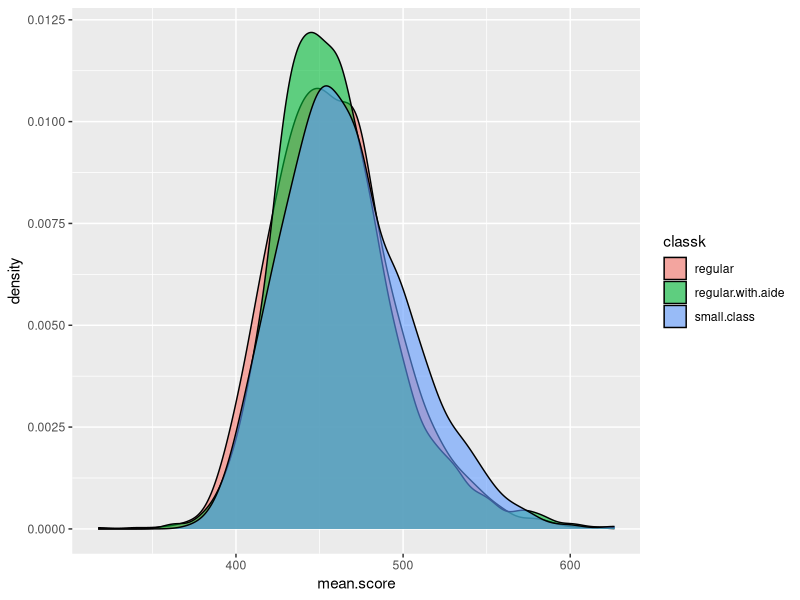
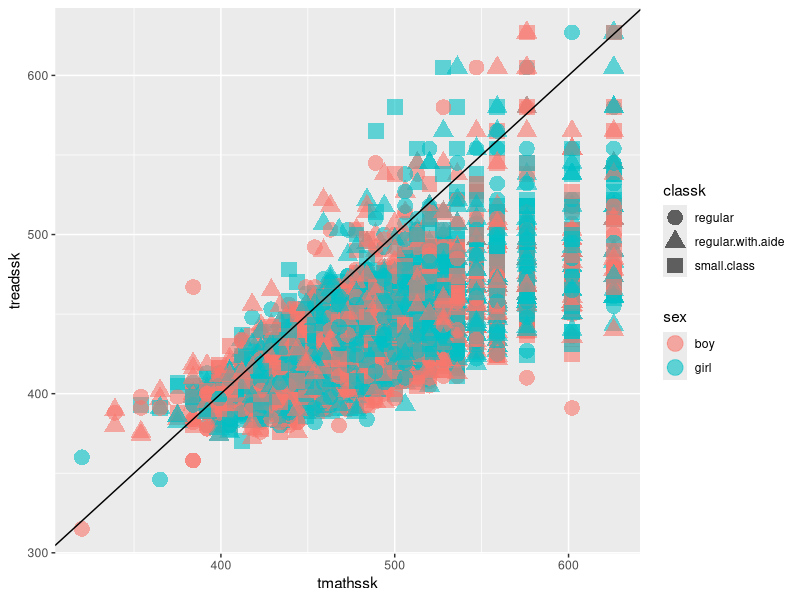
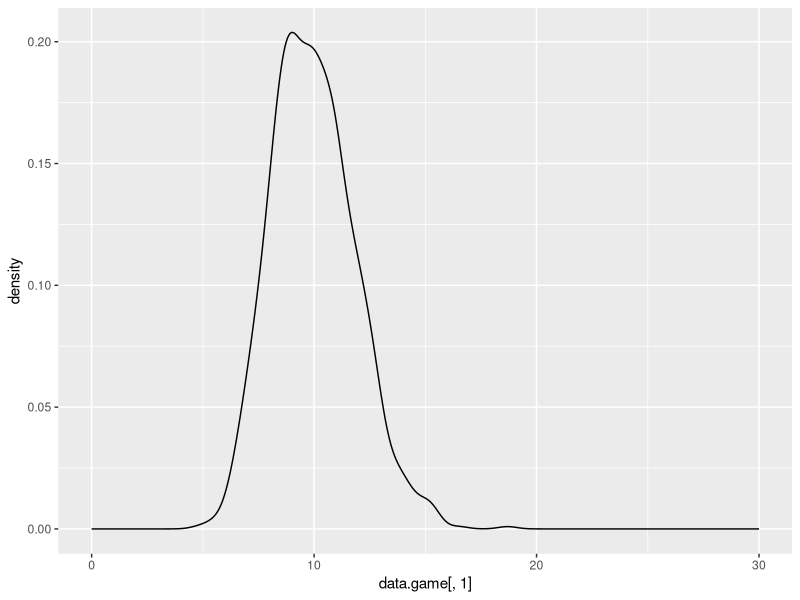

Write R code to recreate these figures, in order.
#Question 1#
 
sweet <- c("Twist","Egozi","Kitkat","Timeout","Ears_of_aman")

salty <- c("Layes","Bamba","Doritos","Bisli")

rattles <- c("Blue","Pink","Green")

#options for mishloah manot per category= OFM2#

sweet_OFM2 <- choose(length(sweet),2)
salty_OFM2 <- choose(length(salty),2)
rattles_OFM2 <- choose(length(rattles),1)
#number of options for a traditional mishloah manot=TMMO#

TMMO <- (sweet_OFM2*salty_OFM2*rattles_OFM2)

#question 2#

library(tidyverse)
data <- read.csv("Star.csv")

str(data)
 
 #mode for catgorial variables#

mo.sex <- which.max(table(data$sex))

mo.classk <- which.max(table(data$classk))

tsc <- table(data$sex,data$classk) #table sex classk

prop.table.tsc <- prop.table(tsc)

tb <- sum(tsc[1,]) #totalboys

p.tsc <- prop.table(tsc)
p.boy <- sum(p.tsc[1,])

p.tsci <- c(p.tsc[1,])

for(i in 1:3){
  p.tsci[i] <- c(p.tsci[i])/p.boy
}
#P(classk|boy)12

#question 3#

mean.math <- mean(data$tmathssk)

median.math <- median(data$tmathssk)

Mo.math <- which.max(table(data$tmathssk))

#precentace of mode#

precentage.diff.mode <- (1-(Mo.math/NROW(data$tmathssk)))

#AD#

mathrow <- data$tmathssk
for(i in 1:NROW(data$tmathssk)){
  mathrow[i] <- abs(mathrow[i]-median.math)
}

#AD#

AD.math <- sum(mathrow)/NROW(data$tmathssk)

#SD#

sd.math<- sd(data$tmathssk)

#Range#

t.range.math<- range(data$tmathssk)
range.math <- t.range.math[2]-t.range.math[1]

#IQR#

IQR.math <-IQR(data$tmathssk)

#question 4 - trim mean for math and read tasks#

trim.mean.math <- mean(data$tmathssk,trim = 0.1)
trim.mean.read <- mean(data$treadssk,trim = 0.1)

#question 5#
  #scales for read and math#
  
  data$scale.math <- scale(data$tmathssk)
  data$scale.read <- scale(data$treadssk)

  #quantile#

  data$quantile.math <- percent_rank(data$tmathssk)
  data$quantile.read <- percent_rank(data$treadssk)

#question 6 - finished#
 
#cor plot - cor between math and read score#
  
library(ggplot2)  
  cor.math.read.plot <- ggplot(data, aes(x= tmathssk, y=treadssk, color=sex, shape=classk)) + 
    geom_point(size=5, alpha=0.6) + geom_abline()

    #mean score for each obs.#
      data$mean.score <- (data$tmathssk+data$treadssk)/2

#class type and grades plot #
classtype.score.plot <- ggplot(data,mapping = aes(x= mean.score, fill = classk)) +
  geom_density(alpha=.6)

#question 7#

data2 <- data

data3 <- group_by(data2,race)

race.vs.read <- summarise(data3,mean(treadssk))

race.vs.math <- summarise(data3,mean(tmathssk))
  #Black gets lower grade than white in both tests#


#question 8#
#magic trick success for 1000 rep#

iftach_guess <- sum(sample(1:13,2))

number_of_guesses <- 1000

magic_trick <- rep(0,number_of_guesses)
for (i in 1:number_of_guesses) {
  dad_guess <- sum(sample(1:13,2))
  if (length(intersect(iftach_guess,dad_guess))){magic_trick[i] <- 100} else{magic_trick[i] <- -20}
  
}

mean_magic_trick <- mean(magic_trick)

var_magic_trick <- var(magic_trick)

data.magic.trick <- data.frame(magic_trick)

#magic trick success for 1000000 rep#  

number_of_guesses_2 <- 1000000

magic_trick_2 <- rep(0,number_of_guesses_2)
for (i in 1:number_of_guesses_2) {
  dad_guess <- sum(sample(1:13,2))
  if (length(intersect(iftach_guess,dad_guess))){magic_trick_2[i] <- 100} else{magic_trick_2[i] <- -20}
  
}

mean_magic_trick_2 <- mean(magic_trick_2)

var_magic_trick_2 <- var(magic_trick_2)

data.magic.trick.2 <- data.frame(magic_trick_2)

#mean and var of magic trick is more accurate when the number of guesses is higher#


#question 9#

lambada <- 1/10

r.exp30 <- rexp(n = 30,rate = lambada)

mean.exp30<-mean(r.exp30)

game <- rep(0,1000)
for(i in 1:1000){
  game[i] <- mean(rexp(n = 30,rate = lambada))
}

data.game <- data.frame(game)

library(ggplot2)
mean.game.plot <- ggplot(data = data.game,mapping = aes(data.game[,1]))+
  geom_density()+
  xlim(0,30)
mean.game <- mean(game)

#question10#
data$ntile.totexp <- ntile(data$totexpk,8)
